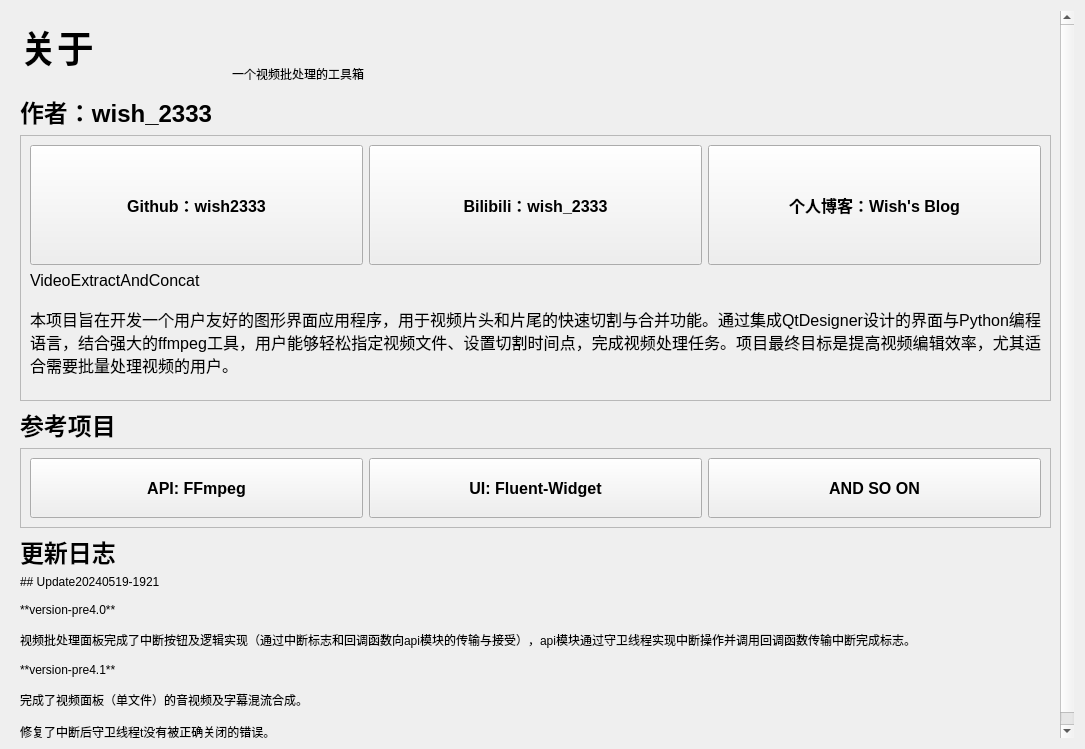
<?xml version="1.0" encoding="UTF-8"?>
<ui version="4.0">
 <class>AboutInterface</class>
 <widget class="QWidget" name="AboutInterface">
  <property name="geometry">
   <rect>
    <x>0</x>
    <y>0</y>
    <width>1085</width>
    <height>749</height>
   </rect>
  </property>
  <property name="minimumSize">
   <size>
    <width>780</width>
    <height>0</height>
   </size>
  </property>
  <property name="windowTitle">
   <string>Form</string>
  </property>
  <layout class="QVBoxLayout" name="verticalLayout">
   <item>
    <widget class="ScrollArea" name="AboutIFscrollArea">
     <property name="minimumSize">
      <size>
       <width>760</width>
       <height>0</height>
      </size>
     </property>
     <property name="frameShape">
      <enum>QFrame::Shape::NoFrame</enum>
     </property>
     <property name="frameShadow">
      <enum>QFrame::Shadow::Sunken</enum>
     </property>
     <property name="widgetResizable">
      <bool>true</bool>
     </property>
     <widget class="QWidget" name="AboutIFfacescrollAreaWidgetContents">
      <property name="geometry">
       <rect>
        <x>0</x>
        <y>0</y>
        <width>1050</width>
        <height>734</height>
       </rect>
      </property>
      <layout class="QVBoxLayout" name="verticalLayout_3">
       <item>
        <layout class="QHBoxLayout" name="AboutIFbox01">
         <property name="spacing">
          <number>20</number>
         </property>
         <property name="sizeConstraint">
          <enum>QLayout::SizeConstraint::SetDefaultConstraint</enum>
         </property>
         <item>
          <layout class="QVBoxLayout" name="AboutIFverticalLayout_4">
           <property name="rightMargin">
            <number>0</number>
           </property>
           <item>
            <widget class="QLabel" name="AboutIFTitle1">
             <property name="sizePolicy">
              <sizepolicy hsizetype="Maximum" vsizetype="Maximum">
               <horstretch>0</horstretch>
               <verstretch>0</verstretch>
              </sizepolicy>
             </property>
             <property name="maximumSize">
              <size>
               <width>100</width>
               <height>64</height>
              </size>
             </property>
             <property name="font">
              <font>
               <pointsize>28</pointsize>
               <bold>true</bold>
               <kerning>true</kerning>
              </font>
             </property>
             <property name="text">
              <string>关于</string>
             </property>
            </widget>
           </item>
           <item>
            <widget class="QLabel" name="AboutIFTitle2">
             <property name="sizePolicy">
              <sizepolicy hsizetype="Preferred" vsizetype="Maximum">
               <horstretch>0</horstretch>
               <verstretch>0</verstretch>
              </sizepolicy>
             </property>
             <property name="maximumSize">
              <size>
               <width>300</width>
               <height>45</height>
              </size>
             </property>
             <property name="font">
              <font>
               <pointsize>18</pointsize>
               <bold>true</bold>
               <kerning>true</kerning>
              </font>
             </property>
             <property name="text">
              <string>作者：wish_2333</string>
             </property>
            </widget>
           </item>
          </layout>
         </item>
         <item>
          <widget class="QLabel" name="Aboutlabel">
           <property name="maximumSize">
            <size>
             <width>16777215</width>
             <height>80</height>
            </size>
           </property>
           <property name="text">
            <string>一个视频批处理的工具箱</string>
           </property>
          </widget>
         </item>
         <item>
          <spacer name="AboutIFhorizontalSpacer">
           <property name="orientation">
            <enum>Qt::Orientation::Horizontal</enum>
           </property>
           <property name="sizeType">
            <enum>QSizePolicy::Policy::Expanding</enum>
           </property>
           <property name="sizeHint" stdset="0">
            <size>
             <width>20</width>
             <height>20</height>
            </size>
           </property>
          </spacer>
         </item>
        </layout>
       </item>
       <item>
        <widget class="QFrame" name="AboutIFbox02">
         <property name="enabled">
          <bool>true</bool>
         </property>
         <property name="sizePolicy">
          <sizepolicy hsizetype="Preferred" vsizetype="Minimum">
           <horstretch>0</horstretch>
           <verstretch>0</verstretch>
          </sizepolicy>
         </property>
         <property name="minimumSize">
          <size>
           <width>480</width>
           <height>145</height>
          </size>
         </property>
         <property name="maximumSize">
          <size>
           <width>16777215</width>
           <height>480</height>
          </size>
         </property>
         <property name="frameShape">
          <enum>QFrame::Shape::StyledPanel</enum>
         </property>
         <property name="frameShadow">
          <enum>QFrame::Shadow::Raised</enum>
         </property>
         <layout class="QGridLayout" name="gridLayout">
          <item row="0" column="1">
           <widget class="PushButton" name="AboutIFinputclear">
            <property name="sizePolicy">
             <sizepolicy hsizetype="Minimum" vsizetype="Minimum">
              <horstretch>0</horstretch>
              <verstretch>0</verstretch>
             </sizepolicy>
            </property>
            <property name="minimumSize">
             <size>
              <width>0</width>
              <height>120</height>
             </size>
            </property>
            <property name="font">
             <font>
              <pointsize>12</pointsize>
              <bold>true</bold>
             </font>
            </property>
            <property name="text">
             <string>Bilibili：wish_2333</string>
            </property>
           </widget>
          </item>
          <item row="0" column="2">
           <widget class="QPushButton" name="AboutIFoutputfolder">
            <property name="sizePolicy">
             <sizepolicy hsizetype="Minimum" vsizetype="Minimum">
              <horstretch>0</horstretch>
              <verstretch>0</verstretch>
             </sizepolicy>
            </property>
            <property name="minimumSize">
             <size>
              <width>0</width>
              <height>120</height>
             </size>
            </property>
            <property name="font">
             <font>
              <pointsize>12</pointsize>
              <bold>true</bold>
             </font>
            </property>
            <property name="text">
             <string>个人博客：Wish's Blog</string>
            </property>
           </widget>
          </item>
          <item row="0" column="0">
           <widget class="PushButton" name="AboutIFinputfile">
            <property name="sizePolicy">
             <sizepolicy hsizetype="Minimum" vsizetype="Minimum">
              <horstretch>0</horstretch>
              <verstretch>0</verstretch>
             </sizepolicy>
            </property>
            <property name="minimumSize">
             <size>
              <width>0</width>
              <height>120</height>
             </size>
            </property>
            <property name="font">
             <font>
              <pointsize>12</pointsize>
              <bold>true</bold>
             </font>
            </property>
            <property name="text">
             <string>Github：wish2333</string>
            </property>
           </widget>
          </item>
          <item row="1" column="0" colspan="3">
           <widget class="QLabel" name="AboutIFlabel">
            <property name="sizePolicy">
             <sizepolicy hsizetype="Preferred" vsizetype="Minimum">
              <horstretch>0</horstretch>
              <verstretch>0</verstretch>
             </sizepolicy>
            </property>
            <property name="minimumSize">
             <size>
              <width>720</width>
              <height>120</height>
             </size>
            </property>
            <property name="font">
             <font>
              <pointsize>12</pointsize>
             </font>
            </property>
            <property name="frameShadow">
             <enum>QFrame::Shadow::Plain</enum>
            </property>
            <property name="lineWidth">
             <number>1</number>
            </property>
            <property name="text">
             <string>VideoExtractAndConcat

本项目旨在开发一个用户友好的图形界面应用程序，用于视频片头和片尾的快速切割与合并功能。通过集成QtDesigner设计的界面与Python编程语言，结合强大的ffmpeg工具，用户能够轻松指定视频文件、设置切割时间点，完成视频处理任务。项目最终目标是提高视频编辑效率，尤其适合需要批量处理视频的用户。</string>
            </property>
            <property name="textFormat">
             <enum>Qt::TextFormat::AutoText</enum>
            </property>
            <property name="scaledContents">
             <bool>false</bool>
            </property>
            <property name="alignment">
             <set>Qt::AlignmentFlag::AlignJustify|Qt::AlignmentFlag::AlignTop</set>
            </property>
            <property name="wordWrap">
             <bool>true</bool>
            </property>
            <property name="margin">
             <number>24</number>
            </property>
            <property name="indent">
             <number>-1</number>
            </property>
            <property name="openExternalLinks">
             <bool>false</bool>
            </property>
           </widget>
          </item>
         </layout>
        </widget>
       </item>
       <item>
        <widget class="QLabel" name="AboutIFlabel_2">
         <property name="font">
          <font>
           <pointsize>18</pointsize>
           <bold>true</bold>
          </font>
         </property>
         <property name="text">
          <string>参考项目</string>
         </property>
        </widget>
       </item>
       <item>
        <widget class="QFrame" name="AboutIFbox04">
         <property name="frameShape">
          <enum>QFrame::Shape::StyledPanel</enum>
         </property>
         <property name="frameShadow">
          <enum>QFrame::Shadow::Raised</enum>
         </property>
         <layout class="QHBoxLayout" name="horizontalLayout">
          <item>
           <widget class="QPushButton" name="AboutIFrefer1">
            <property name="sizePolicy">
             <sizepolicy hsizetype="Minimum" vsizetype="Minimum">
              <horstretch>0</horstretch>
              <verstretch>0</verstretch>
             </sizepolicy>
            </property>
            <property name="minimumSize">
             <size>
              <width>0</width>
              <height>60</height>
             </size>
            </property>
            <property name="font">
             <font>
              <pointsize>12</pointsize>
              <bold>true</bold>
             </font>
            </property>
            <property name="text">
             <string>API: FFmpeg</string>
            </property>
           </widget>
          </item>
          <item>
           <widget class="QPushButton" name="AboutIFrefer2">
            <property name="sizePolicy">
             <sizepolicy hsizetype="Minimum" vsizetype="Minimum">
              <horstretch>0</horstretch>
              <verstretch>0</verstretch>
             </sizepolicy>
            </property>
            <property name="minimumSize">
             <size>
              <width>0</width>
              <height>60</height>
             </size>
            </property>
            <property name="font">
             <font>
              <pointsize>12</pointsize>
              <bold>true</bold>
             </font>
            </property>
            <property name="text">
             <string>UI: Fluent-Widget</string>
            </property>
           </widget>
          </item>
          <item>
           <widget class="QPushButton" name="AboutIFrefer3">
            <property name="sizePolicy">
             <sizepolicy hsizetype="Minimum" vsizetype="Minimum">
              <horstretch>0</horstretch>
              <verstretch>0</verstretch>
             </sizepolicy>
            </property>
            <property name="minimumSize">
             <size>
              <width>0</width>
              <height>60</height>
             </size>
            </property>
            <property name="font">
             <font>
              <pointsize>12</pointsize>
              <bold>true</bold>
             </font>
            </property>
            <property name="text">
             <string>AND SO ON</string>
            </property>
           </widget>
          </item>
         </layout>
        </widget>
       </item>
       <item>
        <widget class="QLabel" name="AboutIFlabel_3">
         <property name="font">
          <font>
           <pointsize>18</pointsize>
           <bold>true</bold>
          </font>
         </property>
         <property name="text">
          <string>更新日志</string>
         </property>
        </widget>
       </item>
       <item>
        <widget class="QLabel" name="label">
         <property name="text">
          <string>## Update20240519-1921

**version-pre4.0**

视频批处理面板完成了中断按钮及逻辑实现（通过中断标志和回调函数向api模块的传输与接受），api模块通过守卫线程实现中断操作并调用回调函数传输中断完成标志。

**version-pre4.1**

完成了视频面板（单文件）的音视频及字幕混流合成。

修复了中断后守卫线程t没有被正确关闭的错误。</string>
         </property>
         <property name="textFormat">
          <enum>Qt::TextFormat::MarkdownText</enum>
         </property>
         <property name="margin">
          <number>12</number>
         </property>
        </widget>
       </item>
      </layout>
     </widget>
    </widget>
   </item>
  </layout>
 </widget>
 <customwidgets>
  <customwidget>
   <class>PushButton</class>
   <extends>QPushButton</extends>
   <header location="global">qfluentwidgets</header>
  </customwidget>
  <customwidget>
   <class>ScrollArea</class>
   <extends>QScrollArea</extends>
   <header location="global">qfluentwidgets</header>
   <container>1</container>
  </customwidget>
 </customwidgets>
 <resources/>
 <connections/>
</ui>
